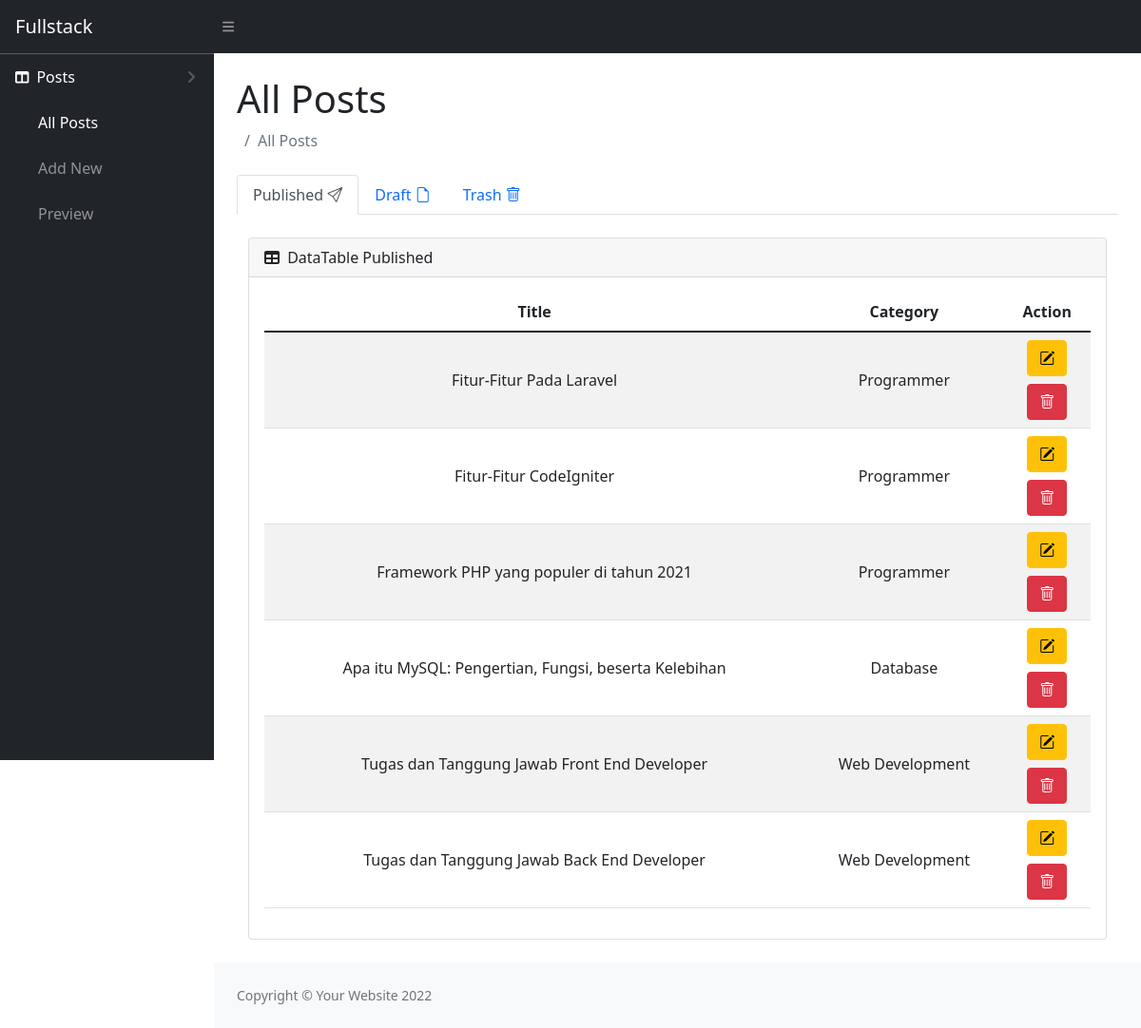
The page / on the database its author committed.
### tables this page shows
CREATE TABLE `posts` (
  `id` int(11) NOT NULL,
  `title` varchar(200) NOT NULL,
  `content` text NOT NULL,
  `category` varchar(200) NOT NULL,
  `created_at` timestamp NULL DEFAULT NULL,
  `updated_at` timestamp NULL DEFAULT NULL,
  `status` varchar(100) NOT NULL
);

### application/controllers/Posts.php (called while the page is built, shortened)
<?php
   class Posts extends CI_Controller
   {
       public function __construct()
       {
           $this->load->library('form_validation');
       }
       public function allposts()
       {
           $data = [
               'title' => 'All Posts',
               'published' => $this->db->where('status', 'Publish')->order_by('created_at', 'DESC')->get('posts')->result_array(),
               'draft' => $this->db->where('status', 'Draft')->order_by('created_at', 'DESC')->get('posts')->result_array(),
               'trash' => $this->db->where('status', 'Trash')->order_by('created_at', 'DESC')->get('posts')->result_array(),
           ];
           $this->load->view('layout/admin/header', $data);
           $this->load->view('posts', $data);
           $this->load->view('layout/admin/footer', $data);
       }
   }

### index.php (called while the page is built, shortened)
<?php
require_once BASEPATH.'core/CodeIgniter.php';

### application/views/posts.php (the view, shortened to what this page needs)
<main>
    <div class="container-fluid px-4">
        <h1 class="mt-4"><?= $title ?></h1>
        <ol class="breadcrumb mb-4">
            <li class="breadcrumb-item active text-capitalize"><?= $title ?></li>
        </ol>
        <ul class="nav nav-tabs">
            <li class="nav-item">
                <a class="nav-link active" data-bs-toggle="tab" href="#published">Published <i class="bi bi-send"></i></a>
            </li>
            <li class="nav-item">
                <a class="nav-link" data-bs-toggle="tab" href="#draft">Draft <i class="bi bi-file-earmark"></i></a>
            </li>
            <li class="nav-item">
                <a class="nav-link" data-bs-toggle="tab" href="#trash">Trash <i class="bi bi-trash"></i></a>
            </li>
        </ul>
        <div class="tab-content">
            <div class="tab-pane container active" id="published">
                <div class="card mb-4 mt-4">
                    <div class="card-header">
                        <i class="fas fa-table me-1"></i>
                        DataTable Published
                    </div>
                    <div class="card-body">
                        <table id="datatablesSimple" class="table table-striped text-center" cellspacing="0">
                            <thead>
                                <tr>
                                    <th class="text-center">Title</th>
                                    <th class="text-center">Category</th>
                                    <th class="text-center">Action</th>
                                </tr>
                            </thead>
                            <tbody>
                                <?php foreach ($published as $published) { ?>
                                    <tr>
                                        <td class="align-middle"><?= $published['title'] ?></td>
                                        <td class=" align-middle"><?= $published['category'] ?></td>
                                        <td class="align-middle">
                                            <form action=" <?= base_url('posts/edit') ?>" method="post">
                                                <button type="submit" class="btn btn-warning mb-2"><i class="bi bi-pencil-square"></i></button>
                                            </form>
                                            <form action="<?= base_url('posts/trash') ?>" method="post">
                                                <button type="submit" class="btn btn-danger"><i class="bi bi-trash"></i></button>
                                            </form>
                                        </td>
                                    </tr>
                                <?php } ?>
                            </tbody>
                        </table>
                    </div>
                </div>
            </div>
        </div>
    </div>
</main>

### application/views/layout/admin/header.php (shortened to what this page needs)
<!DOCTYPE html>
<html lang="en">
<head>
    <link rel="stylesheet" href="https://cdn.jsdelivr.net/npm/bootstrap-icons@1.8.3/font/bootstrap-icons.css">
    <link href="https://cdn.jsdelivr.net/npm/simple-datatables@latest/dist/style.css" rel="stylesheet" />
    <link rel="stylesheet" type="text/css" href="https://cdn.datatables.net/1.10.15/css/jquery.dataTables.min.css" media="screen">
    <link href="<?= base_url('assets/') ?>css/styles.css" rel="stylesheet" />
</head>
<body class="sb-nav-fixed">
    <nav class="sb-topnav navbar navbar-expand navbar-dark bg-dark">
        <a class="navbar-brand ps-3" href="<?= base_url('') ?>">Fullstack</a>
        <button class="btn btn-link btn-sm order-1 order-lg-0 me-4 me-lg-0" id="sidebarToggle" href="#!"><i class="fas fa-bars"></i></button>
    </nav>
    <div id="layoutSidenav">
        <div id="layoutSidenav_nav">
            <nav class="sb-sidenav accordion sb-sidenav-dark" id="sidenavAccordion">
                <div class="sb-sidenav-menu">
                    <div class="nav">
                        <hr class="light m-0">
                        <a class="nav-link collapsed active" href="#" data-bs-toggle="collapse" data-bs-target="#collapseLayouts" aria-expanded="false" aria-controls="collapseLayouts">
                            <div class="sb-nav-link-icon"><i class="fas fa-columns"></i></div>
                            Posts
                            <div class="sb-sidenav-collapse-arrow"><i class="fas fa-angle-down"></i></div>
                        </a>
                        <div class="collapse show" id="collapseLayouts" aria-labelledby="headingOne" data-bs-parent="#sidenavAccordion">
                            <nav class="sb-sidenav-menu-nested nav">
                                <a class="nav-link <?= ($title == 'All Posts' ? 'active' : '') ?>" href="<?= base_url('posts/allPosts') ?>">All Posts</a>
                                <a class="nav-link <?= ($title == 'Add New' ? 'active' : '') ?>" href="<?= base_url('posts/addNew') ?>">Add New</a>
                                <a class="nav-link <?= ($title == 'Preview' ? 'active' : '') ?>" href="<?= base_url('posts/preview') ?>">Preview</a>
                            </nav>
                        </div>
                    </div>
                </div>
            </nav>
        </div>
        <div id="layoutSidenav_content">

### application/views/layout/admin/footer.php (shortened to what this page needs)
<footer class="py-4 bg-light mt-auto">
    <div class="container-fluid px-4">
        <div class="d-flex align-items-center justify-content-between small">
            <div class="text-muted">Copyright &copy; Your Website 2022</div>
        </div>
    </div>
</footer>
</div>
</div>
</body>
</html>

### application/views/layout/admin/header.php (style rules this page uses)
hr.light { border-bottom: 1px solid #ffff; }

### rows shown on the page
posts: title "Fitur-Fitur Pada Laravel", category "Programmer"
posts: title "Fitur-Fitur CodeIgniter", category "Programmer"
posts: title "Framework PHP yang populer di tahun 2021", category "Programmer"
posts: title "Apa itu MySQL: Pengertian, Fungsi, beserta Kelebihan", category "Database"
posts: title "Tugas dan Tanggung Jawab Front End Developer", category "Web Development"
posts: title "Tugas dan Tanggung Jawab Back End Developer", category "Web Development"

### other values the page prints
$title "All Posts"
